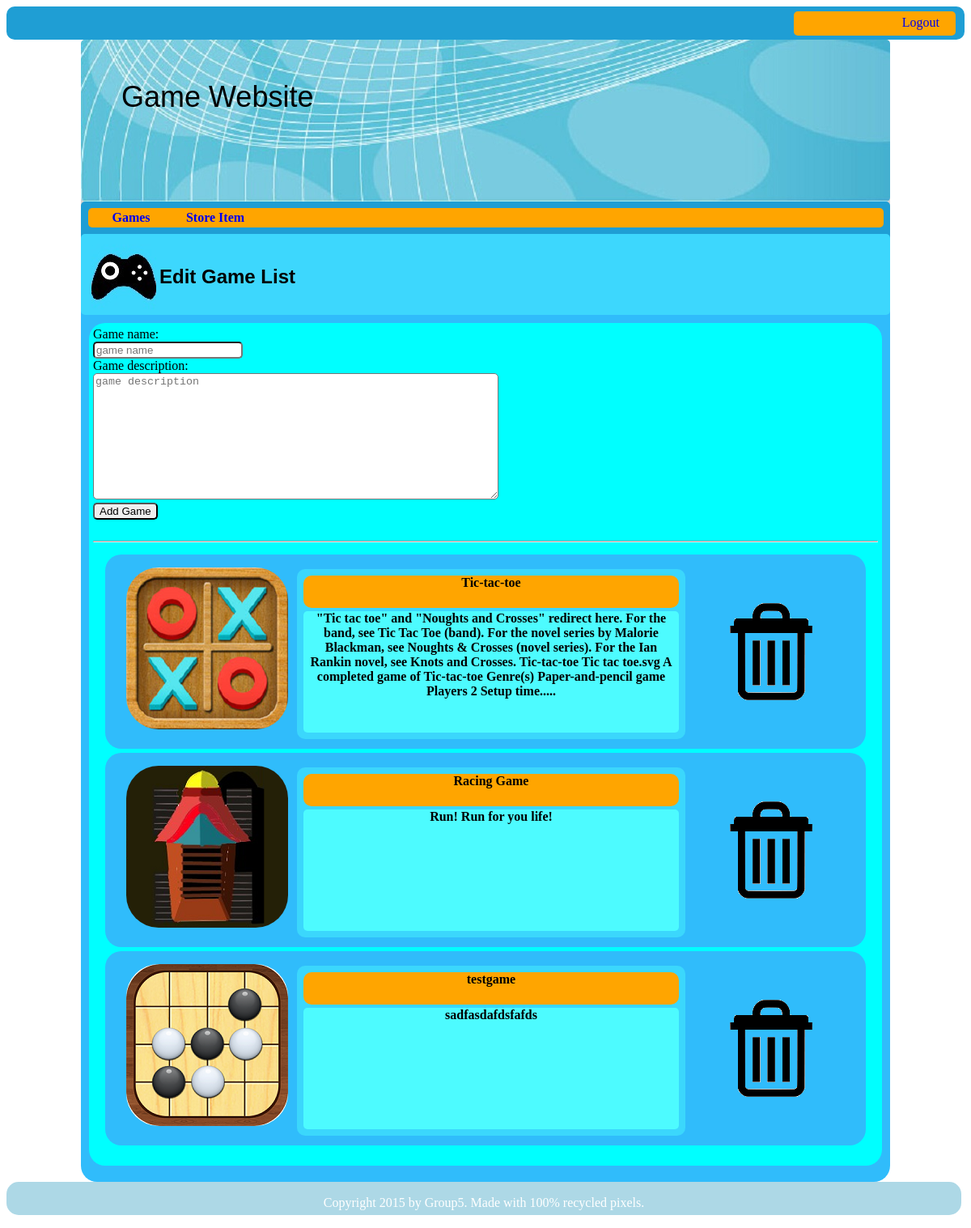
Screenshot of /game_site/admin/AdminPage.php with the database file from the repository.
### tables this page shows
CREATE TABLE IF NOT EXISTS `games` (
  `game_id` int(32) unsigned NOT NULL AUTO_INCREMENT,
  `game_name` varchar(32) NOT NULL,
  `game_description` text NOT NULL,
  PRIMARY KEY (`game_id`),
  UNIQUE KEY `game_name` (`game_name`)
);

### game_site/admin/AdminPage.php (the view, shortened to what this page needs)
<!DOCTYPE html>
<html>
<head>
</head>
<body onload="loadContent()">
    <nav>
        <div id="account_tool">
            <div id="logout"><a href = "../bin/logout.php">Logout</a></div>
        </div>
    </nav>
    <div id="header">
        <div id="banner">
            <div id="banner_title">Game Website</div>
        </div>
        <div id="main_menu_block">
            <div id="main_menu">
                <table>
                    <tr>
                        <th><a href = "AdminPage.php">Games</a></th>
                        <th><a href = "StoreItem.php">Store Item</a></th>
                    </tr>
                </table>
            </div>
        </div>
    </div>
    <div id="content">
        <div id="page_title_block">
            <table>
                <tr>
                    <th><div id="page_title_logo"></div></th>
                    <th><div id="page_title">Edit Game List</div></th>
                </tr>
            </table>
        </div>
        <div id="detail_block">
            <div id="create_game">
                <div id="form_block">
                    <form method = "POST" action = "bin/add_game.php" onsubmit="return check();">
                        <div  class="detail_info">Game name:</div>
                        <input type = "text" name = "game_name" placeholder="game name" id = "username_field" class="detail_info"/>
                        <br/>
                        <div  class="detail_info">Game description:</div>
                        <textarea name = "game_description" placeholder = "game description" id = "game_description_field" class="detail_info" rows="10" cols="60"></textarea>
                        <br/>
                        <input type = "submit" name="button" value = "Add Game" class="detail_info"/>
                    </form>
                </div>
            </div>
<br/>
<hr/>
        <div id="detail_block">
            <?php
            $con = mysql_connect("localhost","root","12345");
            if (!$con)
              {
              die('Fail to connect to DB' . mysql_error());
              }
              else
              {
                $result = mysql_query("SELECT * FROM games");
                while($row = mysql_fetch_array($result))
                {
                    $rows[]=$row;
                }
              }
            foreach($rows as $key=>$v){
            ?>
                <div class="game_block" id="">
                    <table>
                        <tr><th>
                            <table border="0" class="game_icon" >
                                <tr>
                                    <th><div class="game_icon"><img src="../public/images/game_icons/<?php echo $v['game_id']?>_large.png"  alt="icon" /></div></th>
                                </tr>
                            </table>
                        </th>
                        <th>
                            <table border="0" class="game_details" >
                                <tr>
                                    <th><div class="game_name">  <?php echo $v['game_name'] ?> </div></th>
                                </tr>
                                <tr>
                                    <th><div class="game_description"> <?php echo $v['game_description'] ?> </div></th>
                                </tr>
                            </table>
                        </th>
                       <th>
                            <table border="0" class="enter_game_block" >
                                <tr>
                                <th><a href="bin/delete_game.php?data=<?php echo $v['game_id']?>"><div class="delete_game" onclick="delete_game(<?php echo $v['game_id']?>)"><img src="images/delete.png"  alt="icon" /></div></a></th>
                                </tr>
                            </table>
                        </th>
                        </tr>
                    </table>
                </div>
            <?php
            }
            ?>
        </div>
        </div>
    </div>
</body>
    <footer id="footer">
        <nav><p>Copyright 2015 by Group5. Made with 100% recycled pixels.</p></nav>
    </footer>
</html>

### game_site/admin/css/AdminPage.css (style rules this page uses)
.game_block { height:220px; background-color: rgb(48, 188, 251); padding:10px; margin-bottom:5px; -moz-border-radius:20px; -webkit-border-radius:20px; border-radius:20px; }
.game_block table { -moz-border-radius:10px; -webkit-border-radius:10px; border-radius:10px; //padding:10px; }
.game_icon { width:220px; height:220px; display:inline-block; -moz-border-radius:20px; -webkit-border-radius:20px; border-radius:20px; }
.game_icon img { display:inline-block; -moz-border-radius:40px; -webkit-border-radius:40px; border-radius:40px; }
.game_details { height:210px; width:480px; display:inline-block; background-color: rgb(59,215,252); }
.game_details th { width:500px; }
.game_name { height:40px; background-color: orange; //width:495px; margin-left: 5px; margin-right:5px; margin-top:5px; -moz-border-radius:10px; -webkit-border-radius:10px; border-radius:10px; }
.game_description { height: 150px; background-color: rgb(77,251,255); margin-left:5px; margin-right:5px; }
.enter_game_block { display:inline-block; height:210px; width:210px; }
.enter_game_block th { padding:40px; }
body { background-image: url("../images/background-pattern.png"); }
footer nav { color: #FFFFFF; background-color: lightblue; text-align: center; margin-bottom: 1em; position: relative; width: 99.5%; height: 40px; border-radius: 15px; bottom: 0px; }
body { background-image: url("../images/bg_2.png"); }
* { -moz-border-radius:5px; -webkit-border-radius:5px; border-radius:5px; }
a { text-decoration: none; }
nav { background-color: rgb(31,158,212); top: 0px; height:40px; text-align: center; padding-left: 1px; padding-top: 1px; padding-right: 1px; -moz-border-radius:10px; -webkit-border-radius:10px; border-radius:10px; }
#account_tool { float:right; margin-right: 10px; width:200px; height:30px; margin-top:5px; background-color: orange; -moz-border-radius:5px; -webkit-border-radius:5px; border-radius:5px; }
#logout { margin-left:20px; margin-right: 20px; margin-top:5px; float:right; }
#header { background-color: lightgray; width:1000px; height:240px; display: block; margin:auto; }
#content { margin-top:25px; background-color: rgb(48,188,251); width:1000px; display: block; margin:auto; min-height: 600px; padding-bottom: 10px; -moz-border-radius:20px; -webkit-border-radius:20px; border-radius:20px; }
#page_title_block { height:80px; padding:10px; background-color: rgb(61,215,253); }
#page_title_logo { width:80px; height: 80px; //display:inline-block; background-repeat: no-repeat; }
#page_title { font-family: Helvetica, Arial, sans-serif; font-size: 24px; }
#detail_block { background-color: cyan; min-height: 470px; margin:10px; padding:5px; -moz-border-radius:20px; -webkit-border-radius:20px; border-radius:20px; }

### rows the page displays
games: shows a picture, game_name "Tic-tac-toe", game_description "\"Tic tac toe\" and \"Noughts and Crosses\" redirect here. For the band, see Tic Tac Toe (band). For the novel series by Malorie Blackman, see Noughts & Crosses (novel series). For the Ian Rankin novel, see Knots and Crosses. Tic-tac-toe Tic tac toe.svg A completed game of Tic-tac-toe Genre(s) Paper-and-pencil game Players 2 Setup time....."
games: shows a picture, game_name "Racing Game", game_description "Run! Run for you life!"
games: shows a picture, game_name "testgame", game_description "sadfasdafdsfafds"
